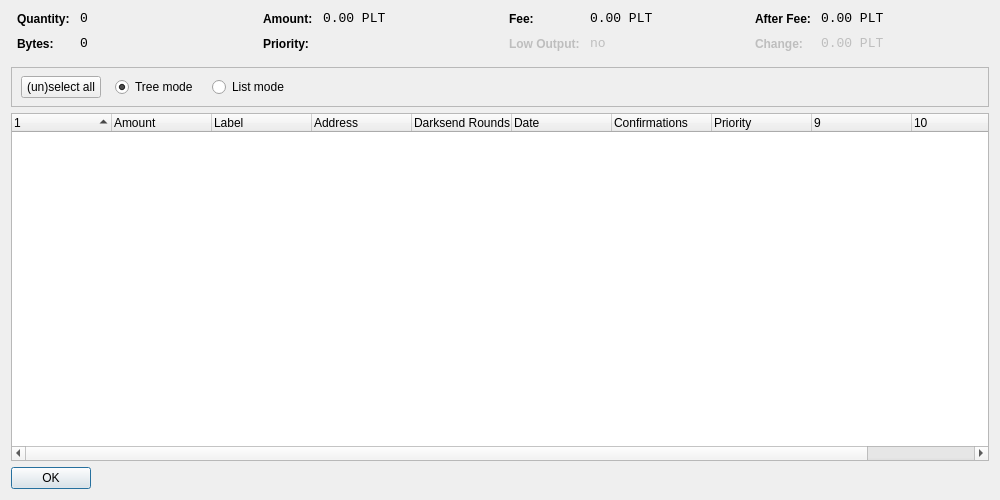
<?xml version="1.0" encoding="UTF-8"?>
<ui version="4.0">
 <class>CoinControlDialog</class>
 <widget class="QDialog" name="CoinControlDialog">
  <property name="geometry">
   <rect>
    <x>0</x>
    <y>0</y>
    <width>1000</width>
    <height>500</height>
   </rect>
  </property>
  <property name="windowTitle">
   <string>Coin Control</string>
  </property>
  <layout class="QVBoxLayout" name="verticalLayout">
   <item>
    <layout class="QHBoxLayout" name="horizontalLayoutTop" stretch="0,0,0,0">
     <property name="topMargin">
      <number>0</number>
     </property>
     <property name="bottomMargin">
      <number>10</number>
     </property>
     <item>
      <layout class="QFormLayout" name="formLayoutCoinControl1">
       <property name="horizontalSpacing">
        <number>10</number>
       </property>
       <property name="verticalSpacing">
        <number>10</number>
       </property>
       <property name="leftMargin">
        <number>6</number>
       </property>
       <property name="rightMargin">
        <number>6</number>
       </property>
       <item row="0" column="0">
        <widget class="QLabel" name="labelCoinControlQuantityText">
         <property name="styleSheet">
          <string notr="true">font-weight:bold;</string>
         </property>
         <property name="text">
          <string>Quantity:</string>
         </property>
        </widget>
       </item>
       <item row="0" column="1">
        <widget class="QLabel" name="labelCoinControlQuantity">
         <property name="font">
          <font>
           <family>Monospace</family>
           <pointsize>10</pointsize>
          </font>
         </property>
         <property name="cursor">
          <cursorShape>IBeamCursor</cursorShape>
         </property>
         <property name="contextMenuPolicy">
          <enum>Qt::ActionsContextMenu</enum>
         </property>
         <property name="text">
          <string notr="true">0</string>
         </property>
         <property name="textInteractionFlags">
          <set>Qt::LinksAccessibleByMouse|Qt::TextSelectableByKeyboard|Qt::TextSelectableByMouse</set>
         </property>
        </widget>
       </item>
       <item row="1" column="0">
        <widget class="QLabel" name="labelCoinControlBytesText">
         <property name="styleSheet">
          <string notr="true">font-weight:bold;</string>
         </property>
         <property name="text">
          <string>Bytes:</string>
         </property>
        </widget>
       </item>
       <item row="1" column="1">
        <widget class="QLabel" name="labelCoinControlBytes">
         <property name="font">
          <font>
           <family>Monospace</family>
           <pointsize>10</pointsize>
          </font>
         </property>
         <property name="cursor">
          <cursorShape>IBeamCursor</cursorShape>
         </property>
         <property name="contextMenuPolicy">
          <enum>Qt::ActionsContextMenu</enum>
         </property>
         <property name="text">
          <string notr="true">0</string>
         </property>
         <property name="textInteractionFlags">
          <set>Qt::LinksAccessibleByMouse|Qt::TextSelectableByKeyboard|Qt::TextSelectableByMouse</set>
         </property>
        </widget>
       </item>
      </layout>
     </item>
     <item>
      <layout class="QFormLayout" name="formLayoutCoinControl2">
       <property name="horizontalSpacing">
        <number>10</number>
       </property>
       <property name="verticalSpacing">
        <number>10</number>
       </property>
       <property name="leftMargin">
        <number>6</number>
       </property>
       <property name="rightMargin">
        <number>6</number>
       </property>
       <item row="0" column="0">
        <widget class="QLabel" name="labelCoinControlAmountText">
         <property name="styleSheet">
          <string notr="true">font-weight:bold;</string>
         </property>
         <property name="text">
          <string>Amount:</string>
         </property>
        </widget>
       </item>
       <item row="0" column="1">
        <widget class="QLabel" name="labelCoinControlAmount">
         <property name="font">
          <font>
           <family>Monospace</family>
           <pointsize>10</pointsize>
          </font>
         </property>
         <property name="cursor">
          <cursorShape>IBeamCursor</cursorShape>
         </property>
         <property name="contextMenuPolicy">
          <enum>Qt::ActionsContextMenu</enum>
         </property>
         <property name="text">
          <string notr="true">0.00 PLT</string>
         </property>
         <property name="textInteractionFlags">
          <set>Qt::LinksAccessibleByMouse|Qt::TextSelectableByKeyboard|Qt::TextSelectableByMouse</set>
         </property>
        </widget>
       </item>
       <item row="1" column="0">
        <widget class="QLabel" name="labelCoinControlPriorityText">
         <property name="styleSheet">
          <string notr="true">font-weight:bold;</string>
         </property>
         <property name="text">
          <string>Priority:</string>
         </property>
        </widget>
       </item>
       <item row="1" column="1">
        <widget class="QLabel" name="labelCoinControlPriority">
         <property name="font">
          <font>
           <family>Monospace</family>
           <pointsize>10</pointsize>
          </font>
         </property>
         <property name="cursor">
          <cursorShape>IBeamCursor</cursorShape>
         </property>
         <property name="contextMenuPolicy">
          <enum>Qt::ActionsContextMenu</enum>
         </property>
         <property name="text">
          <string/>
         </property>
         <property name="textInteractionFlags">
          <set>Qt::LinksAccessibleByMouse|Qt::TextSelectableByKeyboard|Qt::TextSelectableByMouse</set>
         </property>
        </widget>
       </item>
      </layout>
     </item>
     <item>
      <layout class="QFormLayout" name="formLayoutCoinControl3">
       <property name="horizontalSpacing">
        <number>10</number>
       </property>
       <property name="verticalSpacing">
        <number>10</number>
       </property>
       <property name="leftMargin">
        <number>6</number>
       </property>
       <property name="rightMargin">
        <number>6</number>
       </property>
       <item row="0" column="0">
        <widget class="QLabel" name="labelCoinControlFeeText">
         <property name="styleSheet">
          <string notr="true">font-weight:bold;</string>
         </property>
         <property name="text">
          <string>Fee:</string>
         </property>
        </widget>
       </item>
       <item row="0" column="1">
        <widget class="QLabel" name="labelCoinControlFee">
         <property name="font">
          <font>
           <family>Monospace</family>
           <pointsize>10</pointsize>
          </font>
         </property>
         <property name="cursor">
          <cursorShape>IBeamCursor</cursorShape>
         </property>
         <property name="contextMenuPolicy">
          <enum>Qt::ActionsContextMenu</enum>
         </property>
         <property name="text">
          <string notr="true">0.00 PLT</string>
         </property>
         <property name="textInteractionFlags">
          <set>Qt::LinksAccessibleByMouse|Qt::TextSelectableByKeyboard|Qt::TextSelectableByMouse</set>
         </property>
        </widget>
       </item>
       <item row="1" column="0">
        <widget class="QLabel" name="labelCoinControlLowOutputText">
         <property name="enabled">
          <bool>false</bool>
         </property>
         <property name="styleSheet">
          <string notr="true">font-weight:bold;</string>
         </property>
         <property name="text">
          <string>Low Output:</string>
         </property>
        </widget>
       </item>
       <item row="1" column="1">
        <widget class="QLabel" name="labelCoinControlLowOutput">
         <property name="enabled">
          <bool>false</bool>
         </property>
         <property name="font">
          <font>
           <family>Monospace</family>
           <pointsize>10</pointsize>
          </font>
         </property>
         <property name="cursor">
          <cursorShape>IBeamCursor</cursorShape>
         </property>
         <property name="contextMenuPolicy">
          <enum>Qt::ActionsContextMenu</enum>
         </property>
         <property name="text">
          <string notr="true">no</string>
         </property>
         <property name="textInteractionFlags">
          <set>Qt::LinksAccessibleByMouse|Qt::TextSelectableByKeyboard|Qt::TextSelectableByMouse</set>
         </property>
        </widget>
       </item>
      </layout>
     </item>
     <item>
      <layout class="QFormLayout" name="formLayoutCoinControl4">
       <property name="horizontalSpacing">
        <number>10</number>
       </property>
       <property name="verticalSpacing">
        <number>10</number>
       </property>
       <property name="leftMargin">
        <number>6</number>
       </property>
       <property name="rightMargin">
        <number>6</number>
       </property>
       <item row="0" column="0">
        <widget class="QLabel" name="labelCoinControlAfterFeeText">
         <property name="styleSheet">
          <string notr="true">font-weight:bold;</string>
         </property>
         <property name="text">
          <string>After Fee:</string>
         </property>
        </widget>
       </item>
       <item row="0" column="1">
        <widget class="QLabel" name="labelCoinControlAfterFee">
         <property name="font">
          <font>
           <family>Monospace</family>
           <pointsize>10</pointsize>
          </font>
         </property>
         <property name="cursor">
          <cursorShape>IBeamCursor</cursorShape>
         </property>
         <property name="contextMenuPolicy">
          <enum>Qt::ActionsContextMenu</enum>
         </property>
         <property name="text">
          <string notr="true">0.00 PLT</string>
         </property>
         <property name="textInteractionFlags">
          <set>Qt::LinksAccessibleByMouse|Qt::TextSelectableByKeyboard|Qt::TextSelectableByMouse</set>
         </property>
        </widget>
       </item>
       <item row="1" column="0">
        <widget class="QLabel" name="labelCoinControlChangeText">
         <property name="enabled">
          <bool>false</bool>
         </property>
         <property name="styleSheet">
          <string notr="true">font-weight:bold;</string>
         </property>
         <property name="text">
          <string>Change:</string>
         </property>
        </widget>
       </item>
       <item row="1" column="1">
        <widget class="QLabel" name="labelCoinControlChange">
         <property name="enabled">
          <bool>false</bool>
         </property>
         <property name="font">
          <font>
           <family>Monospace</family>
           <pointsize>10</pointsize>
          </font>
         </property>
         <property name="cursor">
          <cursorShape>IBeamCursor</cursorShape>
         </property>
         <property name="contextMenuPolicy">
          <enum>Qt::ActionsContextMenu</enum>
         </property>
         <property name="text">
          <string notr="true">0.00 PLT</string>
         </property>
         <property name="textInteractionFlags">
          <set>Qt::LinksAccessibleByMouse|Qt::TextSelectableByKeyboard|Qt::TextSelectableByMouse</set>
         </property>
        </widget>
       </item>
      </layout>
     </item>
    </layout>
   </item>
   <item>
    <widget class="QFrame" name="frame">
     <property name="minimumSize">
      <size>
       <width>0</width>
       <height>40</height>
      </size>
     </property>
     <property name="frameShape">
      <enum>QFrame::StyledPanel</enum>
     </property>
     <property name="frameShadow">
      <enum>QFrame::Sunken</enum>
     </property>
     <widget class="QWidget" name="horizontalLayoutWidget">
      <property name="geometry">
       <rect>
        <x>10</x>
        <y>0</y>
        <width>781</width>
        <height>41</height>
       </rect>
      </property>
      <layout class="QHBoxLayout" name="horizontalLayoutPanel" stretch="0,0,0,0,0">
       <property name="spacing">
        <number>14</number>
       </property>
       <item>
        <widget class="QPushButton" name="pushButtonSelectAll">
         <property name="sizePolicy">
          <sizepolicy hsizetype="Maximum" vsizetype="Fixed">
           <horstretch>0</horstretch>
           <verstretch>0</verstretch>
          </sizepolicy>
         </property>
         <property name="text">
          <string>(un)select all</string>
         </property>
        </widget>
       </item>
       <item>
        <widget class="QRadioButton" name="radioTreeMode">
         <property name="sizePolicy">
          <sizepolicy hsizetype="Maximum" vsizetype="Fixed">
           <horstretch>0</horstretch>
           <verstretch>0</verstretch>
          </sizepolicy>
         </property>
         <property name="text">
          <string>Tree mode</string>
         </property>
         <property name="checked">
          <bool>true</bool>
         </property>
        </widget>
       </item>
       <item>
        <widget class="QRadioButton" name="radioListMode">
         <property name="sizePolicy">
          <sizepolicy hsizetype="Maximum" vsizetype="Fixed">
           <horstretch>0</horstretch>
           <verstretch>0</verstretch>
          </sizepolicy>
         </property>
         <property name="text">
          <string>List mode</string>
         </property>
        </widget>
       </item>
       <item>
        <spacer name="horizontalSpacer">
         <property name="orientation">
          <enum>Qt::Horizontal</enum>
         </property>
         <property name="sizeHint" stdset="0">
          <size>
           <width>40</width>
           <height>20</height>
          </size>
         </property>
        </spacer>
       </item>
      </layout>
     </widget>
    </widget>
   </item>
   <item>
    <widget class="CoinControlTreeWidget" name="treeWidget">
     <property name="contextMenuPolicy">
      <enum>Qt::CustomContextMenu</enum>
     </property>
     <property name="sortingEnabled">
      <bool>false</bool>
     </property>
     <property name="columnCount">
      <number>11</number>
     </property>
     <attribute name="headerShowSortIndicator" stdset="0">
      <bool>true</bool>
     </attribute>
     <attribute name="headerStretchLastSection">
      <bool>false</bool>
     </attribute>
     <column>
      <property name="text">
       <string/>
      </property>
     </column>
     <column>
      <property name="text">
       <string>Amount</string>
      </property>
     </column>
     <column>
      <property name="text">
       <string>Label</string>
      </property>
     </column>
     <column>
      <property name="text">
       <string>Address</string>
      </property>
     </column>
     <column>
      <property name="text">
       <string>Darksend Rounds</string>
      </property>
    </column>
     <column>
      <property name="text">
       <string>Date</string>
      </property>
     </column>
     <column>
      <property name="text">
       <string>Confirmations</string>
      </property>
      <property name="toolTip">
       <string>Confirmed</string>
      </property>
     </column>
     <column>
      <property name="text">
       <string>Priority</string>
      </property>
     </column>
     <column>
      <property name="text">
       <string/>
      </property>
     </column>
     <column>
      <property name="text">
       <string/>
      </property>
     </column>
     <column>
      <property name="text">
       <string/>
      </property>
     </column>
     <column>
      <property name="text">
       <string/>
      </property>
     </column>
    </widget>
   </item>
   <item>
    <widget class="QDialogButtonBox" name="buttonBox">
     <property name="sizePolicy">
      <sizepolicy hsizetype="Maximum" vsizetype="Fixed">
       <horstretch>0</horstretch>
       <verstretch>0</verstretch>
      </sizepolicy>
     </property>
     <property name="orientation">
      <enum>Qt::Horizontal</enum>
     </property>
     <property name="standardButtons">
      <set>QDialogButtonBox::Ok</set>
     </property>
    </widget>
   </item>
  </layout>
 </widget>
 <customwidgets>
  <customwidget>
   <class>CoinControlTreeWidget</class>
   <extends>QTreeWidget</extends>
   <header>coincontroltreewidget.h</header>
  </customwidget>
 </customwidgets>
 <resources/>
 <connections/>
</ui>
